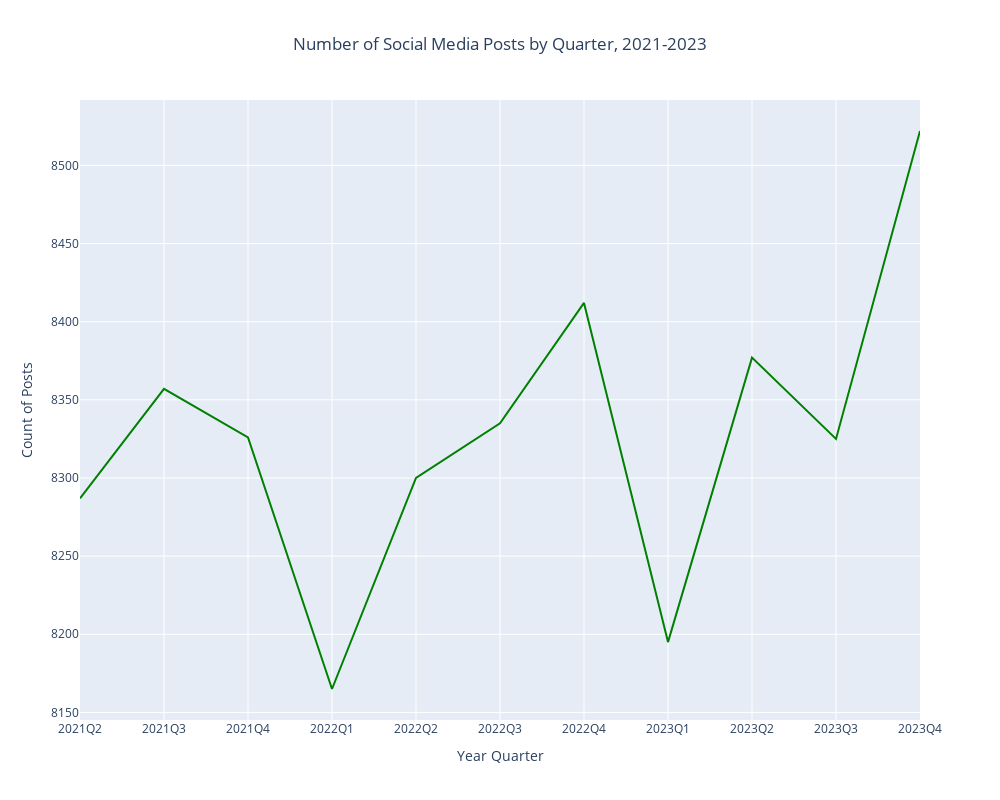

The code cell stored with this chart in its notebook:
### Markdown cell above
#### Number of Social Media Posts by Year-Quarter

### Code cell
# Query to retrieve data from the database
query = """
    SELECT 
        TO_CHAR(date_trunc('quarter', "Date"), 'YYYY') || 'Q' || 
        TO_CHAR(date_trunc('quarter', "Date"), 'Q') as "Year-Quarter", 
        COUNT(*) as "num"
    FROM 
        social 
    WHERE 
        TO_CHAR(date_trunc('quarter', "Date"), 'yyyy-mm') BETWEEN '2021-03-30' AND '2023-12-30'
    GROUP BY 
        1
    ORDER BY 
        1 ASC;
"""

# Fetch data from the database
df = pd.read_sql_query(query, engine)

# Create a Plotly figure
fig = go.Figure()
fig.update_layout(width=1000, height=800)

# Add a line trace for the number of posts by quarter
fig.add_trace(go.Scatter(x=df['Year-Quarter'], y=df['num'], mode='lines', name='Number of Posts', line=dict(color='green')))

# Customize layout
fig.update_layout(
    title='Number of Social Media Posts by Quarter, 2021-2023', 
    xaxis_title='Year Quarter', 
    yaxis_title='Count of Posts',
    title_x=0.5
)

# Show the Plotly figure
fig.show()

### Figure 1 — Plotly figure (JSON) as saved in the notebook; plotly's stock layout.template omitted (floating-point values rounded to 4 significant figures)
{"data": [{"line": {"color": "green"}, "mode": "lines", "name": "Number of Posts", "type": "scatter", "x": ["2021Q2", "2021Q3", "2021Q4", "2022Q1", "2022Q2", "2022Q3", "2022Q4", "2023Q1", "2023Q2", "2023Q3", "2023Q4"], "y": [8287, 8357, 8326, 8165, 8300, 8335, 8412, 8195, 8377, 8325, 8522]}], "layout": {"height": 800, "title": {"text": "Number of Social Media Posts by Quarter, 2021-2023", "x": 0.5}, "width": 1000, "xaxis": {"autorange": true, "range": [0, 10], "title": {"text": "Year Quarter"}, "type": "category"}, "yaxis": {"autorange": true, "range": [8145.0, 8542.0], "title": {"text": "Count of Posts"}, "type": "linear"}}}
